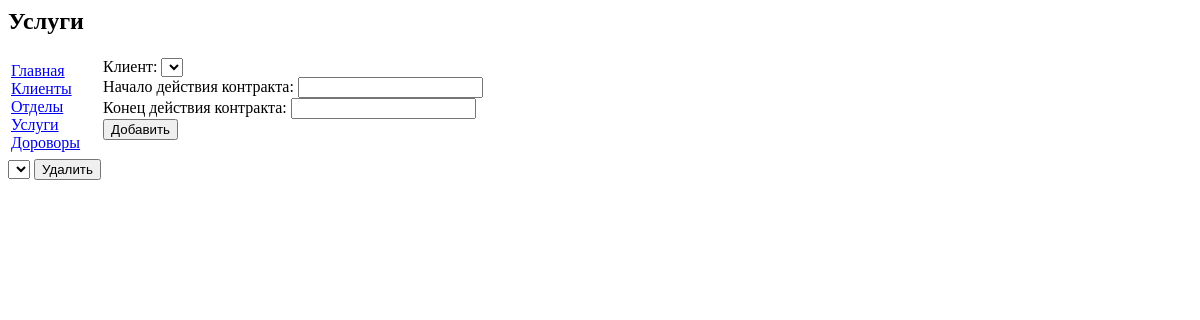
The app's page /contracts.php, older data.
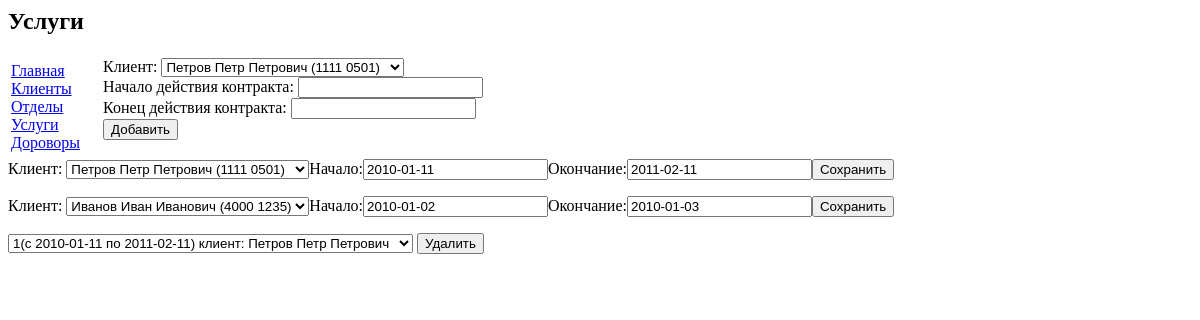
The same page, newer data.
### tables this page shows
CREATE TABLE IF NOT EXISTS `contract` (
  `contract_num` int(11) NOT NULL AUTO_INCREMENT,
  `start` date NOT NULL,
  `end` date NOT NULL,
  `client_passport` varchar(255) NOT NULL,
  PRIMARY KEY (`contract_num`),
  KEY `client_passport` (`client_passport`)
);

### contracts.php (the view, shortened to what this page needs)
<html>
<head>
    <link href="style.css" type="text/css" rel="stylesheet">
</head>
<body>
<h2>Услуги</h2>
<?php
$myConnect = mysql_connect('localhost:3306', 'root', '123456');
$mysql_query = mysql_query("select c.*,cl.name,cl.middlename,cl.surname from `contract` as c  join `client` as cl on c.client_passport = cl.passport", $myConnect);
$contracts = array();
while ($row = mysql_fetch_array($mysql_query)) {
    $contracts[] = $row;
}
$mysql_query = mysql_query("select * from `client`", $myConnect);
$clients = array();
while ($row = mysql_fetch_array($mysql_query)) {
    $clients[] = $row;
}
?>
<table>
    <tr>
        <td class='menu'>
            <a href="index.php">Главная</a>
            <a href="clients.php">Клиенты</a>
            <a href="departments.php">Отделы</a>
            <a href="services.php">Услуги</a>
            <a href="contracts.php">Дороворы</a>
        </td>
        <td>
            <form action="contracts.php" method="post">
                <div>
                    <label>Клиент:
                        <select name='client'>
                            <?php
                            foreach ($clients as $client) {
                                $surname = $client["surname"];
                                $name = $client["name"];
                                $middlename = $client["middlename"];
                                $passport = $client["passport"];
                                echo("<option value='$passport'>$surname $name $middlename ($passport)</option> ");
                            }
                            ?>
                        </select>
                    </label>
                </div>
                <div>
                    <label>Начало действия контракта:
                        <input type="text" name="start">
                    </label>
                </div>
                <div>
                    <label>Конец действия контракта:
                        <input type="text" name="end">
                    </label>
                </div>
                <div>
                    <input name="add" value="Добавить" type="submit"/>
                </div>
            </form>
        </td>
    </tr>
</table>
<?php
foreach ($contracts as $contract) {
    $client_passport = $contract["client_passport"];
    $end = $contract["end"];
    $start = $contract["start"];
    echo("<form action='contracts.php' method='post'>");
    echo("<label>Клиент: <select name='client'>");
    foreach ($clients as $client) {
        $surname = $client["surname"];
        $name = $client["name"];
        $middlename = $client["middlename"];
        $passport = $client["passport"];
        if($passport ==$client_passport ){
            echo("<option selected value='$passport'>$surname $name $middlename ($passport)</option> ");
        }else{
        echo("<option value='$passport'>$surname $name $middlename ($passport)</option> ");
        }
    }
    echo("</select>");
    echo("<label>Начало:<input type='text' name='start' value='$start'></label>");
    echo("<label>Окончание:<input type='text' name='end' value='$end'></label>");
    echo("<input name='save' value='Сохранить' type='submit'/></form>");
}
?>
<form action="contracts.php" method="post">
    <select name='contract_num'>
        <?php
        foreach ($contracts as $contract) {
            $contract_num = $contract["contract_num"];
            $end = $contract["end"];
            $start = $contract["start"];
            $surname = $contract["surname"];
            $name = $contract["name"];
            $middlename = $contract["middlename"];
            echo("<option value='$contract_num'>$contract_num(с $start по $end) клиент: $surname $name $middlename</option> ");
        }
        ?>
    </select>
    <input name='delete' value='Удалить' type='submit'/>
</form>
</body>
</html>

Row changes from the older to the newer data that the page shows:
added contract: start "2010-01-11", end "2011-02-11"
added contract: start "2010-01-02", end "2010-01-03"
Text that changed along with them:
form field client: (not shown) → "Петров Петр Петрович (1111 0501)"
form field contract_num: (not shown) → "1(с 2010-01-11 по 2011-02-11) клиент: Петров Петр Петрович"
